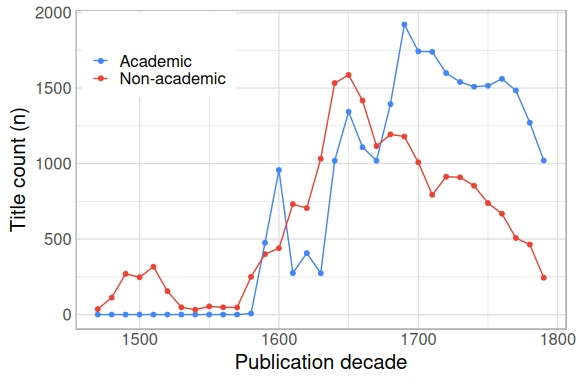

Write the R code that produced this figure.
library(ggpubr)
stcn <- catalogs$stcn
top <- rev(rev(sort(table(stcn$language_primary)))[2:2])
bb2 <- stcn %>% filter(language_primary %in% names(top))
bb7 <- bb2[grep("cademic", bb2$genre),]
bb8 <- bb2 %>% filter(!record_id %in% bb7$record_id)
myvars <- as.vector(c("publication_decade", "document_type"))
a1 = bb7[myvars]
b1 = bb8[myvars]
a1$cat <- "Academic"
b1$cat <- "Non-academic"
g1 <- rbind(a1, b1)
#g2 <- g1 %>% group_by(publication_decade, cat, document_type) %>%
g2 <- g1 %>% group_by(publication_decade, cat) %>%
 arrange(publication_decade) %>%
 summarize(n = n())
g2$Category <- factor(g2$cat)
# g2 <- filter(g2, !is.na(document_type))
df <- g2 %>% pivot_wider(names_from=Category, id_cols=c(publication_decade), values_from = n) %>%
             mutate(Academic=replace_na(Academic, 0)) %>%
	     pivot_longer(cols=c("Academic","Non-academic"))
p <- ggplot(df, aes(x=publication_decade, y=value, fill = name, colour = name)) +
 #geom_bar(stat="identity", position="dodge") + 
 # labs(title="STCN, Latin") +
 geom_point() +
 geom_line() +  
 theme_comhis("discrete", base_size=20) +
 theme(legend.position=c(0.17, 0.86)) + 
 labs(x = "Publication decade",
      y = "Title count (n)", color="", fill="")


CairoJPEG("Figure2.jpg", width=1.2*480, height=0.8*480, quality=100)
print(p)
dev.off()


s <- 5 * 480; CairoTIFF("Figure2.tif", width=1*s, height=0.7*s, dpi=300); print(p); dev.off()
